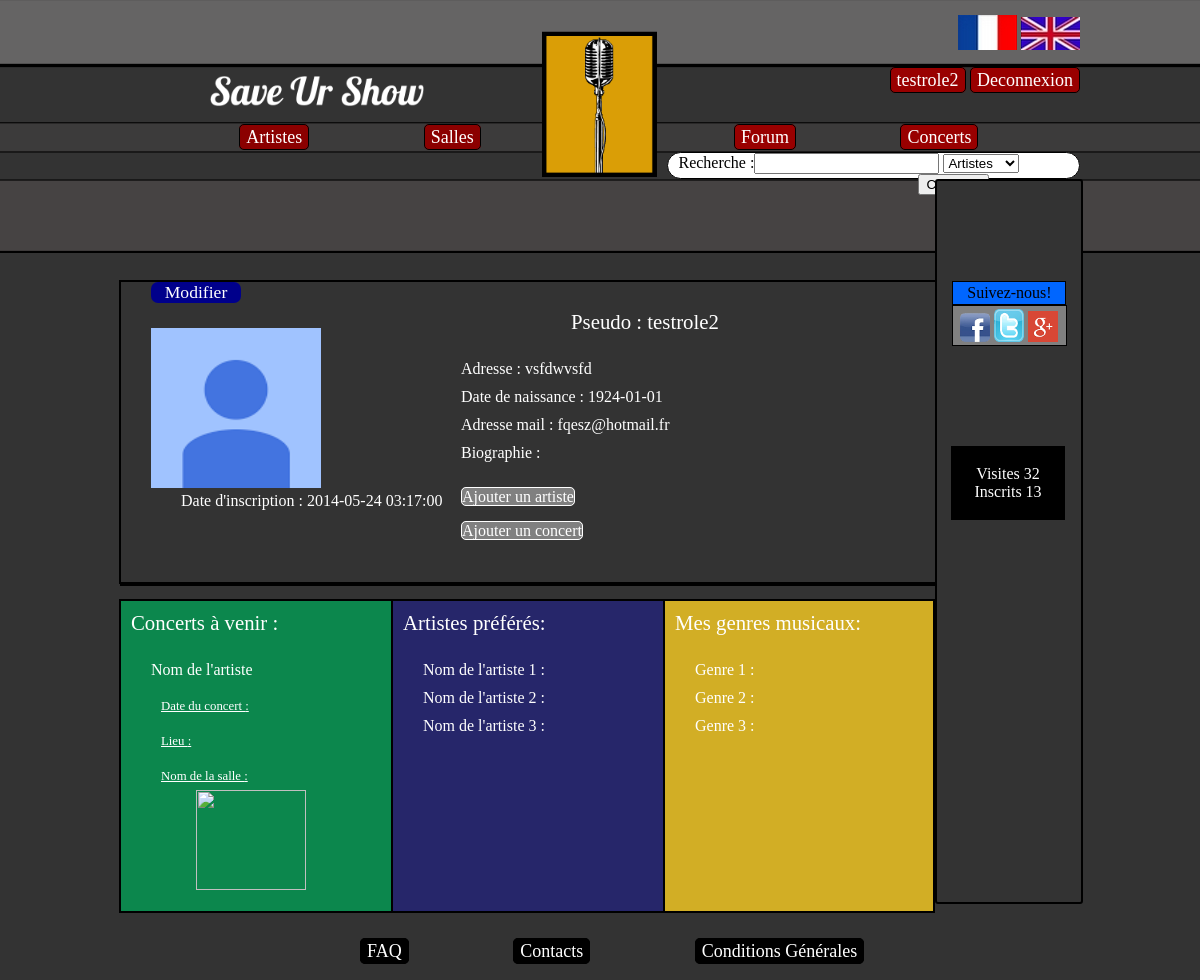
The page /SaveUrShow/index.php?page=profil&profil=testrole2 (signed in) on the database its author committed.
### tables this page shows
CREATE TABLE IF NOT EXISTS `statistique` (
  `ID` int(11) NOT NULL AUTO_INCREMENT,
  `nombre_inscrit` int(11) DEFAULT NULL,
  `nombre_visite` int(11) DEFAULT NULL,
  PRIMARY KEY (`ID`)
);

CREATE TABLE IF NOT EXISTS `membre` (
  `ID` int(11) NOT NULL AUTO_INCREMENT,
  `pseudo` varchar(255) NOT NULL,
  `nom_membre` varchar(25) DEFAULT NULL,
  `prenom_membre` varchar(255) DEFAULT NULL,
  `adresse_email` varchar(255) NOT NULL,
  `mot_de_passe` varchar(255) NOT NULL,
  `image_membre` varchar(255) NOT NULL,
  `date_de_naissance` date DEFAULT NULL,
  `adresse_membre` varchar(40) DEFAULT NULL,
  `departement` int(11) DEFAULT NULL,
  `sexe` int(11) DEFAULT NULL,
  `bio_membre` text,
  `date_inscription` datetime DEFAULT NULL,
  `nombre_de_message` int(11) DEFAULT NULL,
  `etat_connexion` int(11) NOT NULL,
  `Role_ID` int(11) NOT NULL,
  `etat_compte` int(2) NOT NULL DEFAULT '0',
  `cle_validation` varchar(255) DEFAULT NULL,
  PRIMARY KEY (`ID`),
  KEY `fk_membre_Role1_idx` (`Role_ID`)
);

### SaveUrShow/controleurs/fr.php (called while the page is built, shortened)
<?php
	$DECONNEXION = 'Deconnexion';
	$TXT_ARTISTES = 'Artistes';
	$TXT_SALLES = 'Salles';
	$TXT_CONCERTS = 'Concerts';
	$TXT_FORUM = 'Forum';
	$RECHERCHE = 'Recherche :';
	$TXT_SUIVRE = 'Suivez-nous!';
	$TXT_CONNECTES = 'Visites';
	$TXT_INSCRITS = 'Inscrits';
	$TXT_PSEUDO = 'Pseudo';
	$TXT_MAIL = 'Adresse mail';
	$TXT_NAISSANCE = 'Date de naissance';
	$ADRESSE = 'Adresse';
$VENIR = 'Concerts &agrave venir';
$MODIF = 'Modifier';
$DATE_INSCRIT = 'Date d\'inscription';
$BIO = 'Biographie';
$AJOUT_ARTISTE = 'Ajouter un artiste';
$AJOUT_CONCERT = 'Ajouter un concert';
$NOM_ARTISTE = 'Nom de l\'artiste';
$DATE_CONCERT = 'Date du concert';
$NOM_SALLE = 'Nom de la salle';
$PREFERE = 'Artistes pr&eacutef&eacuter&eacutes';
$MES_GENRES = 'Mes genres musicaux';
$GENRE = 'Genre';
$LIEU = 'Lieu';
 ?>

### SaveUrShow/modeles/modele_stat.php (called while the page is built, shortened)
<?php
	function nbrVisite(){
	global $bdd;
	$req = $bdd -> prepare("SELECT nombre_visite FROM statistique");
	$req -> execute();
	$res = $req->fetch();
	return $res[0];
	}
	function nbrInscrit(){
		global $bdd;
		$req = $bdd -> prepare("SELECT count(ID) FROM membre");
		$req -> execute();
	$res = $req->fetch();
	return $res['count(ID)'];
	}
 ?>

### SaveUrShow/modeles/modele_utilisateur.php (called while the page is built, shortened)
<?php
	function infoProfil($nom){
		global $bdd;
		$query=$bdd->prepare('SELECT ID, pseudo, nom_membre, prenom_membre, adresse_email, date_de_naissance, adresse_membre, sexe, bio_membre, date_inscription, role_ID, image_membre
	    FROM membre WHERE pseudo = :nom');
        $query->bindValue(':nom',$nom, PDO::PARAM_STR);
        $query->execute();
	    $data_artiste=$query->fetch();
	    return $data_artiste;
	}
 ?>

### SaveUrShow/vues/vue_profil.php (the view, shortened to what this page needs)
<div class="Profil">
	<div class="container1Profil">
		<div class="modifier_profil"><a href="?page=gestion_profil&profil=<?php echo $_GET['profil'] ?>"> <?php echo $MODIF ?></a></div>
		<div ><img class="photo_profil" src=<?php
		if(empty($info['image_membre'])){
		echo '"ressources/avatars/defaultPicture.jpg"';
		}else{
		echo '"'.$info['image_membre'].'"';
		}?>/></div>
		<div class="date_insc"><?php echo $DATE_INSCRIT ?> : <?php echo $info['date_inscription'] ; ?></div>
		<div class="pseudo"><?php echo $TXT_PSEUDO ?> : <?php echo $info['pseudo']; ?></div>
		<ul>
			<li class="txt1Profil"><?php echo $ADRESSE ?> : <?php echo $info['adresse_membre']; ?></li>
			<li class="txt1Profil"><?php echo $TXT_NAISSANCE ?> : <?php echo $info['date_de_naissance']; ?></li>
			<li class="txt1Profil"><?php echo $TXT_MAIL ?> : <?php echo $info['adresse_email']; ?></li>
			<li class="txt1Profil"><?php echo $BIO ?> : <?php echo $info['bio_membre']; ?></li>
			<li class="txt1Profil">
			<?php
			if($info['role_ID']==1){
				}elseif($info['role_ID']==2){
				echo'	<p><a class="ajout" href="index.php?page=ajoutArtiste"> '.$AJOUT_ARTISTE.'</a></p>
					<p><a class="ajout" href="index.php?page=ajoutConcert"> '.$AJOUT_CONCERT.'</a></p> ';
				}elseif($info['role_ID']==3){
					echo'
					<p><a class="ajout" href="index.php?page=ajoutSalle"> '.$AJOUT_SALLE.'</a></p>
					<p><a class="ajout" href="index.php?page=ajoutConcert"> '.$AJOUT_CONCERT.'</a></p>';
				}
			?></li>
		</ul>
	</div>
	<div class="container2Profil">
		<div class="txt2Profil"> <?php echo $VENIR ?> : </div>
		<ul>
			<li class="txt3Profil"><?php echo $NOM_ARTISTE ?></li>
			<li class="txt1bisProfil"><?php echo $DATE_CONCERT ?> : </li>
			<li class="txt1bisProfil"><?php echo $LIEU ?> : </li>
			<li class="txt1bisProfil"><?php echo $NOM_SALLE ?> : </li>
		</ul>
		<div ><a href='#'><img class="photo_concertavenir" src "groupex.jpg"/></a></div>
	</div>
	<div class="container3Profil">
		<div class="txt2Profil"> <?php echo $PREFERE ?>: </div>
		<ul>
			<li class="txt3Profil"><?php echo $NOM_ARTISTE ?> 1 :</li>
			<li class="txt3Profil"><?php echo $NOM_ARTISTE ?> 2 :</li>
			<li class="txt3Profil"><?php echo $NOM_ARTISTE ?> 3 :</li>
		</ul>
	</div>
	<div class="container4Profil">
		<div class="txt2Profil"> <?php echo $MES_GENRES ?>:</div>
		<ul>
			<li class="txt3Profil"><?php echo $GENRE ?> 1 :</li>
			<li class="txt3Profil"><?php echo $GENRE ?> 2 :</li>
			<li class="txt3Profil"><?php echo $GENRE ?> 3 :</li>
		</ul>
	</div>
</div>

### SaveUrShow/vues/header.php (shortened to what this page needs)
<!doctype html>
<html lang="en">
<head>
<link rel="stylesheet" href="ressources/style.css" type="text/css" media="screen" />
<body>
<header>
	<div id="logo">
	</div>
	<a href="?page=accueil"><div id="nom">
	</div></a>
	<div id="drapeau">
	<a href="?page=select_lang&lang=fr"> <img src="ressources/image/drap_fr.png" alt="Version Française" /></a>
	<a href="?page=select_lang&lang=en"> <img src="ressources/image/drap_en.png" alt="Version Anglaise"/></a>
	</div>
	<div id="connexion">
		<ul>
			<?php
			if (!isset($_SESSION['pseudo'])){
				echo '
				<li class="zone1"><a href="?page=connexion">'.$CONNEXION.'</a></li>
				<li class="zone1"><a href="?page=inscription">'.$INSCRIPTION.'</a></li>';
			}else{
				echo'
				<li class="zone1"><a href="?page=profil&profil='.$_SESSION['pseudo'].'">'.$_SESSION['pseudo'].'</a></li>
				<li class="zone1"><a href="?page=deconnexion">'.$DECONNEXION.'</a></li>';
			}
			 ?>
		</ul>
	</div>
	<div id="artistes_salles">
		<ul>
			<li class="boutons1"><a href="?page=listeartiste"><?php echo $TXT_ARTISTES;?></a></li>
			<li class="boutons1"><a href="?page=listeSalles"><?php echo $TXT_SALLES;?></a></li>
		</ul>
	</div>
	<div id="forum_concerts">
		<ul>
			<li class="boutons2"><a href="?page=forum"><?php echo $TXT_FORUM;?></a></li>
			<li class="boutons2"><a href="?page=listeConcerts"><?php echo $TXT_CONCERTS;?></a></li>
		</ul>
	</div>
	<div class="Rechercher">
			<form action="index.php?page=recherche" method="post" name="Recherche">
			<label><?php echo $RECHERCHE;?></label><input type="text" name="mot_cle" id="mot_cle"/>
					<select name="type_recherche">
						<option value="1"><?php echo $TXT_ARTISTES;?></option>
					</select>
			</form>
	</div>
	<span id="bordure">
	<div id="Suivre"><span class="a3"><?php echo $TXT_SUIVRE;?></span>
	</div>
	<div class="reseaux">
		<div> <a href="https://www.facebook.com/pages/Save-Ur-Show/281799091982222?fref=ts"> <img class="reseauxsociaux" src="ressources/image/facebook.png" /></a> <span></span>
		</div>
		<div> <a href="https://twitter.com/SaveUrShow01"> <img class="reseauxsociaux" src="ressources/image/twitter.png"/></a> <span></span>
		</div>
		<div> <a href="https://plus.google.com/"> <img class="reseauxsociaux" src="ressources/image/g.png"/></a> <span></span>
		</div>
	</div>
	<div class="statistique">
		<p> <?php echo $TXT_CONNECTES;?> <?php echo $nbrVisite; ?> <br />
			<?php echo $TXT_INSCRITS;?> <?php echo $nbrInscrit; ?>
		</p>
	</div>
	</span>
</header>
<div id="contenu">

### rows shown on the page
statistique: nombre_visite "32"
membre: date_inscription "2014-05-24 03:17:00", pseudo "testrole2", adresse_membre "vsfdwvsfd", date_de_naissance "1924-01-01", adresse_email "fqesz@hotmail.fr"

### other values the page prints
$_SESSION['pseudo'] "testrole2"
$DECONNEXION "Deconnexion"
$TXT_ARTISTES "Artistes"
$TXT_SALLES "Salles"
$TXT_FORUM "Forum"
$TXT_CONCERTS "Concerts"
$RECHERCHE "Recherche :"
$TXT_SUIVRE "Suivez-nous!"
$TXT_CONNECTES "Visites"
$TXT_INSCRITS "Inscrits"
$nbrInscrit "13"
$MODIF "Modifier"
$DATE_INSCRIT "Date d'inscription"
$TXT_PSEUDO "Pseudo"
$ADRESSE "Adresse"
